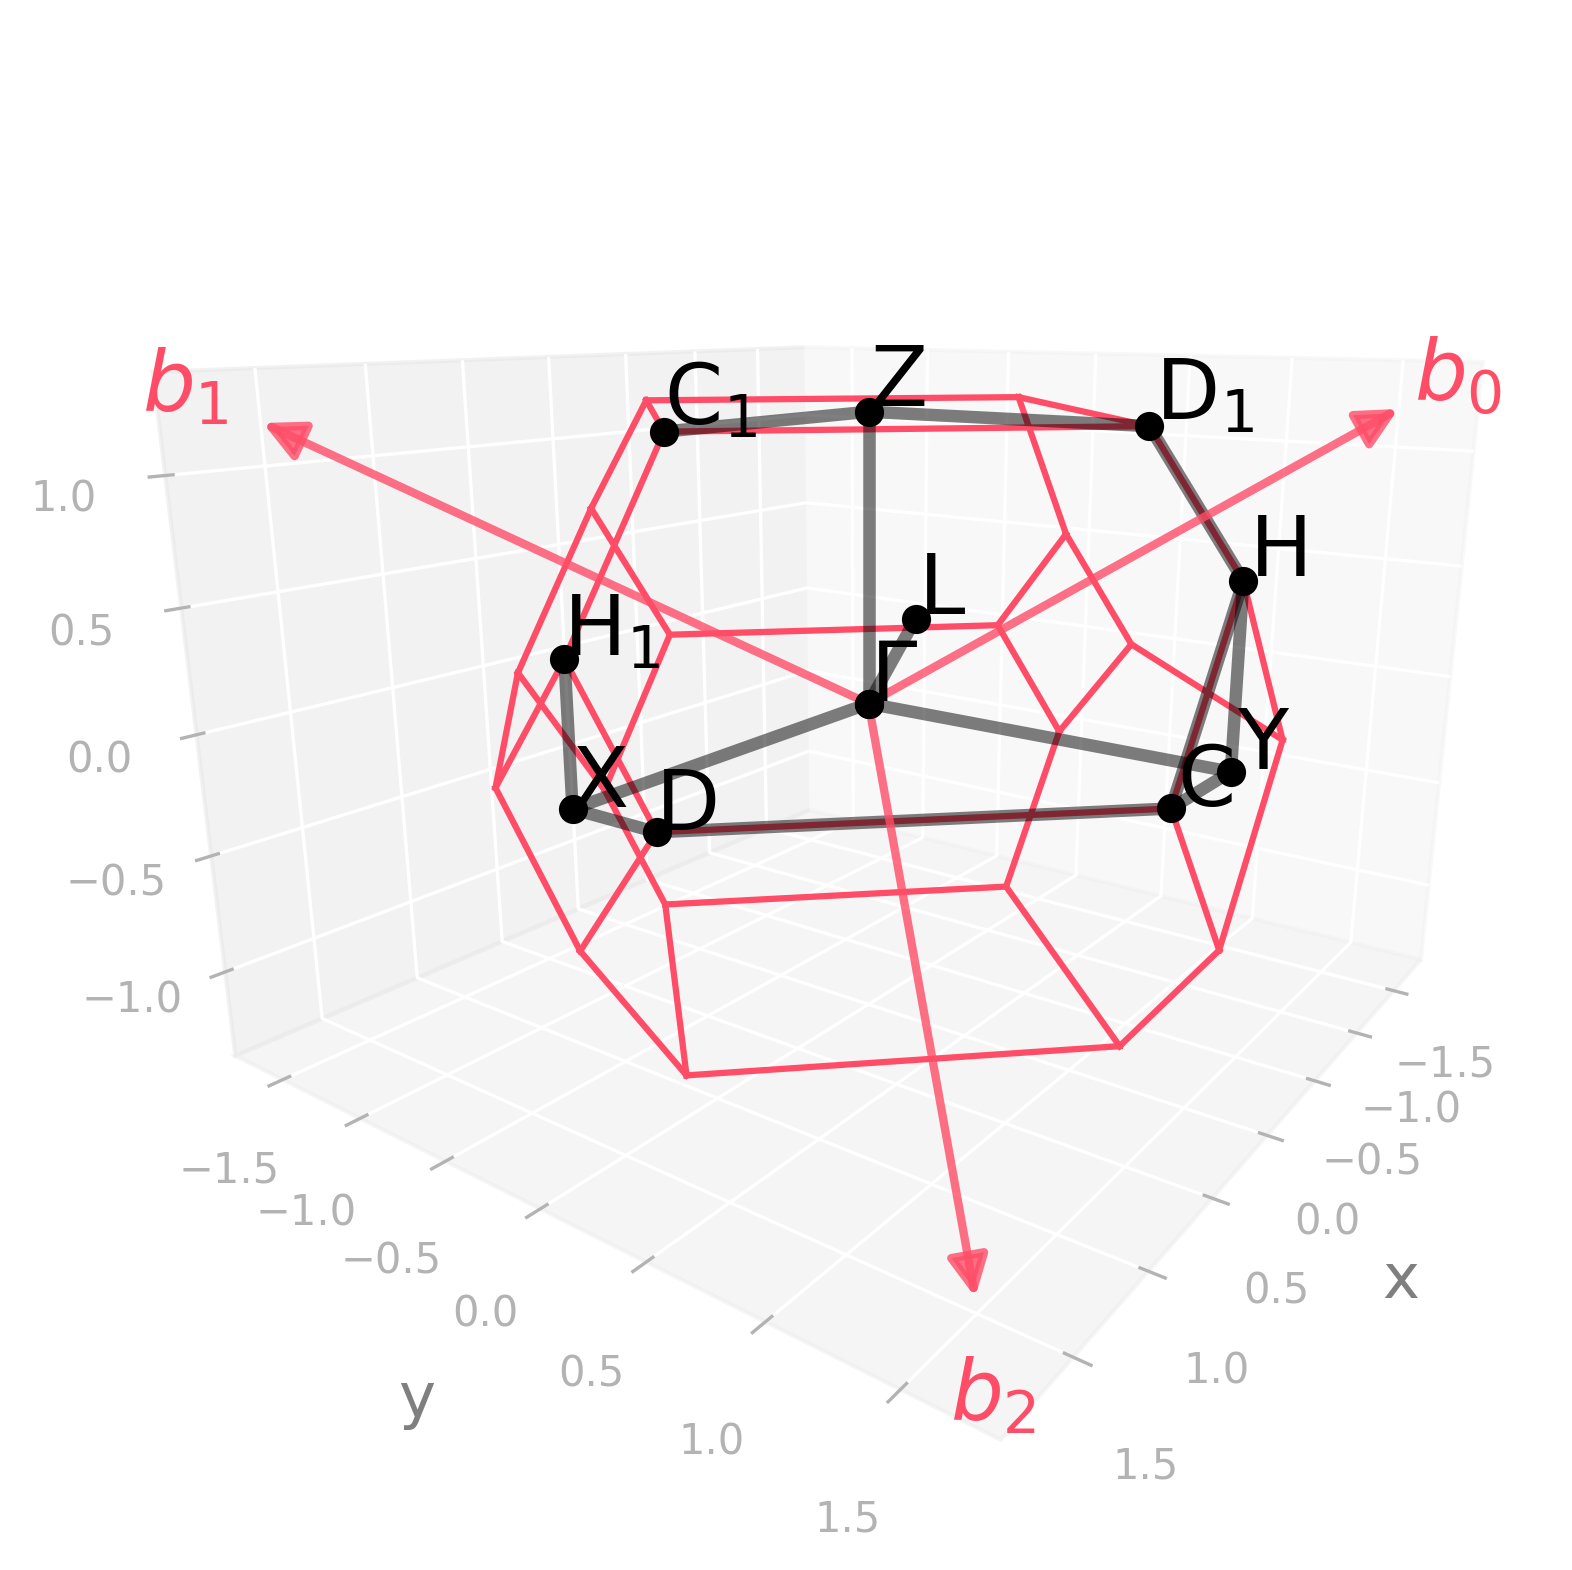

This figure's Python source:
import radtools as rad

l = rad.lattice_example("ORCF2")
backend = rad.MatplotlibBackend()
backend.plot(l, kind="brillouin-kpath")
# Save an image:
backend.save("orcf2_brillouin.png", elev=15, azim=36, dpi=300, bbox_inches="tight")
# Interactive plot:
backend.show(elev=15, azim=36)
